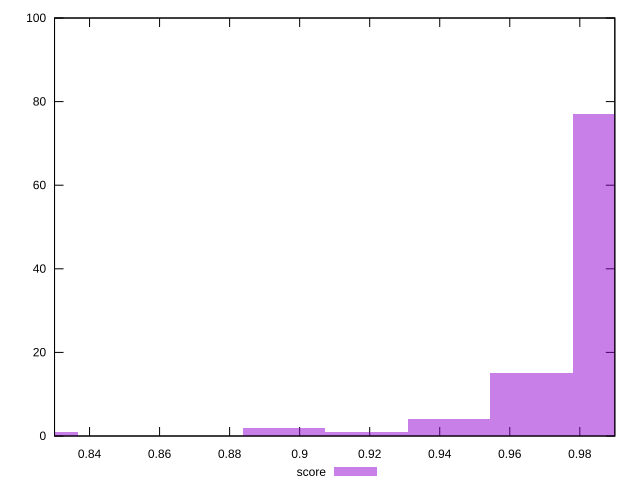

Reproduce this figure in gnuplot.
reset

$score <<EOF
0.8954716078233564 2
0.9661667347567793 15
0.9897317770679203 77
0.9426016924456383 4
0.8247764808899335 1
0.9190366501344973 1
EOF

set key outside below
set boxwidth 0.023565042311140958
set xrange [0.83:0.99]
set yrange [0:100]
set trange [0:100]
set style fill transparent solid 0.5 noborder
set terminal svg size 640, 490 enhanced background rgb 'white'
set output "report_00014_2021-02-09T15:56:05.503Z/first-meaningful-paint/samples/pages+cached+noadtech+nomedia+nocss/score/histogram.svg"

plot $score title "score" with boxes

reset
